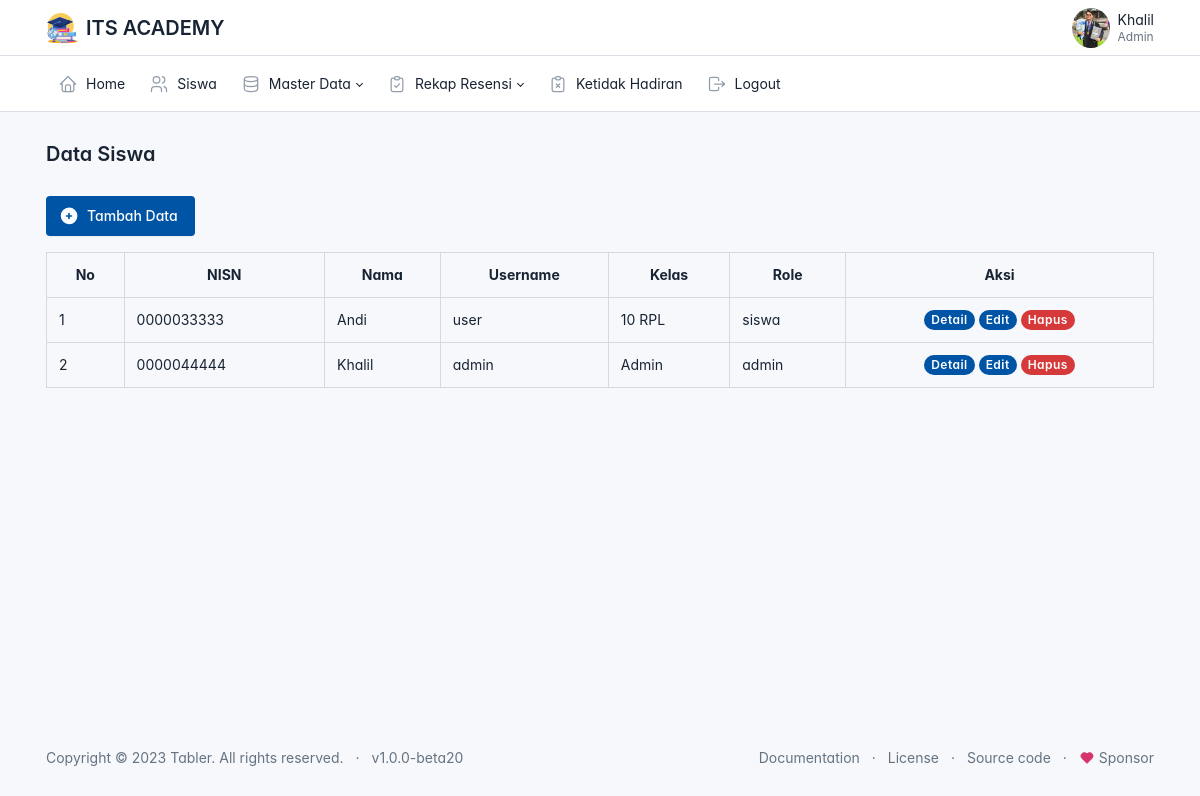
The app's page /admin/data_siswa/siswa.php (signed in) with its own data.
### tables this page shows
CREATE TABLE `user` (
  `id` int(11) NOT NULL,
  `id_pegawai` int(11) NOT NULL,
  `username` varchar(225) NOT NULL,
  `password` varchar(225) NOT NULL,
  `status` varchar(20) NOT NULL,
  `role` varchar(20) NOT NULL
);

CREATE TABLE `siswa` (
  `id` int(11) NOT NULL,
  `nisn` varchar(50) NOT NULL,
  `nama` varchar(225) NOT NULL,
  `jenis_kelamin` varchar(10) NOT NULL,
  `alamat` varchar(225) NOT NULL,
  `no_handphone` varchar(20) NOT NULL,
  `kelas` varchar(50) NOT NULL,
  `lokasi_presensi` varchar(50) NOT NULL,
  `foto` varchar(225) NOT NULL
);

### siswa/config.php (called while the page is built, shortened)
<?php
function base_url($url = null)
{
    $base_url = 'http://localhost/presensi';
    if($url != null){
        return $base_url . '/'.$url;
    }else{
        return $base_url;
    }
}
?>

### admin/data_siswa/siswa.php (the view, shortened to what this page needs)
<?php
$judul = "Data Siswa";
include ('../layout/header.php');
require_once('../../siswa/config.php');
$result = mysqli_query($connection,"SELECT user.id_pegawai,user.username,user.password,user.status,user.role, siswa. * FROM user JOIN siswa ON user.id_pegawai = siswa.id");
?>
<div class="page-body">
    <div class="container-xl">
        <a href="<?=base_url('admin/data_siswa/tambah.php')?>" class="btn btn-primary">Tambah Data</a>
        <table class="table table-bordered mt-3">
            <tr class="text-center">
                <th>No</th>
                <th>NISN</th>
                <th>Nama</th>
                <th>Username</th>
                <th>Kelas</th>
                <th>Role</th>
                <th>Aksi</th>
            </tr>
            <?php if(mysqli_num_rows($result) === 0)  { ?>
            <tr>
                <td colspan="7">Data Kosong, silahkan tambahkan data baru</td>
            </tr>
            <?php } else {?>
            <?php $no = 1;
                while($siswa = mysqli_fetch_array($result)) : ?>
            <tr>
                <td><?= $no++ ?></td>
                <td><?= $siswa['nisn'] ?></td>
                <td><?= $siswa['nama'] ?></td>
                <td><?= $siswa['username'] ?></td>
                <td><?= $siswa['kelas'] ?></td>
                <td><?= $siswa['role'] ?></td>
                <td class="text-center">
                    <a href="<?= base_url('admin/data_siswa/detail.php?id='.$siswa['id'])?>"
                        class="badge badge-pill bg-primary">Detail</a>
                    <a href="<?= base_url('admin/data_siswa/edit.php?id='.$siswa['id'])?>"
                        class="badge badge-pill bg-primary">Edit</a>
                    <a href="<?= base_url('admin/data_siswa/hapus.php?id='.$siswa['id'])?>"
                        class="badge badge-pill bg-danger tombol-hapus">Hapus</a>
                </td>
            </tr>
            <?php endwhile; ?>
            <?php } ?>
        </table>
    </div>
</div>
<?php include('../layout/footer.php') ?>

### admin/layout/header.php (shortened to what this page needs)
<?php
global $judul;
require_once('../../siswa/config.php')
?>
<!doctype html>
<html lang="en">
<head>
    <link href="<?php echo base_url('asset/css/tabler.min.css?1692870487') ?>" rel="stylesheet" />
    <link href="<?php echo base_url('asset/css/tabler-vendors.min.css?1692870487')?>" rel="stylesheet" />
    <link href="<?php echo base_url('asset/css/demo.min.css?1692870487') ?>" rel="stylesheet" />
</head>
<body>
    <div class="page">
        <header class="navbar navbar-expand-md d-print-none">
            <div class="container-xl">
                <h1 class="navbar-brand navbar-brand-autodark d-none-navbar-horizontal pe-0 pe-md-3">
                    <a href=".">
                        <img src="<?php echo base_url('asset/img/ITS.svg')?>" width="110" height="32" alt="Tabler"
                            class="navbar-brand-image">
                    </a>
                    <span class="w-110 h-32 ">ITS ACADEMY</span>
                </h1>
                <div class="navbar-nav flex-row order-md-last">
                    <?php
                    $id = $_SESSION['id'];
                    $result = mysqli_query($connection,"SELECT user.id_pegawai,user.username,user.status,user.role, siswa. * FROM user JOIN siswa ON user.id_pegawai = siswa.id where siswa.id=$id");
                     ?>
                    <?php while($siswa = mysqli_fetch_array($result)) : ?>
                    <div class="nav-item dropdown">
                        <a href="#" class="nav-link d-flex lh-1 text-reset p-0" data-bs-toggle="dropdown"
                            aria-label="Open user menu">
                            <img class="avatar-sm" style="border-radius: 100%; width: 38px; "
                                src="<?= base_url('asset/img/foto_siswa/' .$siswa['foto']) ?> ">
                            <div class="d-none d-xl-block ps-2">
                                <div><?= $_SESSION['nama'] ?></div>
                                <div class="mt-1 small text-secondary"><?= $_SESSION['kelas']; ?></div>
                            </div>
                        </a>
                    </div>
                    <?php endwhile; ?>
                </div>
            </div>
        </header>
        <header class="navbar-expand-md">
            <div class="collapse navbar-collapse" id="navbar-menu">
                <div class="navbar">
                    <div class="container-xl">
                        <ul class="navbar-nav">
                            <li class="nav-item ">
                                <a class="nav-link" href="<?=base_url('admin/home/home.php')?>">
                                    <span class="nav-link-icon d-md-none d-lg-inline-block">
                                    </span>
                                    <span class="nav-link-title">
                                        Home
                                    </span>
                                </a>
                            </li>
                            <li class="nav-item ">
                                <a class="nav-link" href="<?=base_url('admin/data_siswa/siswa.php')?>">
                                    <span class="nav-link-icon d-md-none d-lg-inline-block">
                                    </span>
                                    <span class="nav-link-title">
                                        Siswa
                                    </span>
                                </a>
                            </li>
                            <li class="nav-item dropdown">
                                <a class="nav-link dropdown-toggle" href="#navbar-base" data-bs-toggle="dropdown"
                                    data-bs-auto-close="outside" role="button" aria-expanded="false">
                                    <span class="nav-link-icon d-md-none d-lg-inline-block">
                                    </span>
                                    <span class="nav-link-title">
                                        Master Data
                                    </span>
                                </a>
                            </li>
                            <li class="nav-item dropdown">
                                <a class="nav-link dropdown-toggle" href="#navbar-base" data-bs-toggle="dropdown"
                                    data-bs-auto-close="outside" role="button" aria-expanded="false">
                                    <span class="nav-link-icon d-md-none d-lg-inline-block">
                                    </span>
                                    <span class="nav-link-title">
                                        Rekap Resensi
                                    </span>
                                </a>
                            </li>
                            <li class="nav-item">
                                <a class="nav-link"
                                    href="<?=base_url('admin/data_ketidakhadiran/ketidakhadiran.php')?>">
                                    <span class="nav-link-icon d-md-none d-lg-inline-block">
                                    </span>
                                    <span class="nav-link-title">
                                        Ketidak Hadiran
                                    </span>
                                </a>
                            </li>
                            <li class="nav-item">
                                <a class="nav-link" href="<?= base_url('auth/logout.php') ?>">
                                    <span class="nav-link-icon d-md-none d-lg-inline-block">
                                    </span>
                                    <span class="nav-link-title">
                                        Logout
                                    </span>
                                </a>
                            </li>
                        </ul>
                    </div>
                </div>
            </div>
        </header>
        <div class="page-wrapper">
            <div class="page-header d-print-none">
                <div class="container-xl">
                    <div class="row g-2 align-items-center">
                        <div class="col">
                            <h2 class="page-title">
                                <?=$judul?>
                            </h2>
                        </div>
                    </div>
                </div>
            </div>

### admin/layout/header.php (style rules this page uses)
:root { --tblr-font-sans-serif: 'Inter Var', -apple-system, BlinkMacSystemFont, San Francisco, Segoe UI, Roboto, Helvetica Neue, sans-serif; }
body { font-feature-settings: "cv03", "cv04", "cv11"; }

### records on screen
user: id_pegawai.foto (picture), id_pegawai.nisn "0000044444", id_pegawai.nama "Khalil", username "admin", id_pegawai.kelas "Admin", role "admin"
user: id_pegawai.nisn "0000033333", id_pegawai.nama "Andi", username "user", id_pegawai.kelas "10 RPL", role "siswa"

### other values on screen
$judul "Data Siswa"
